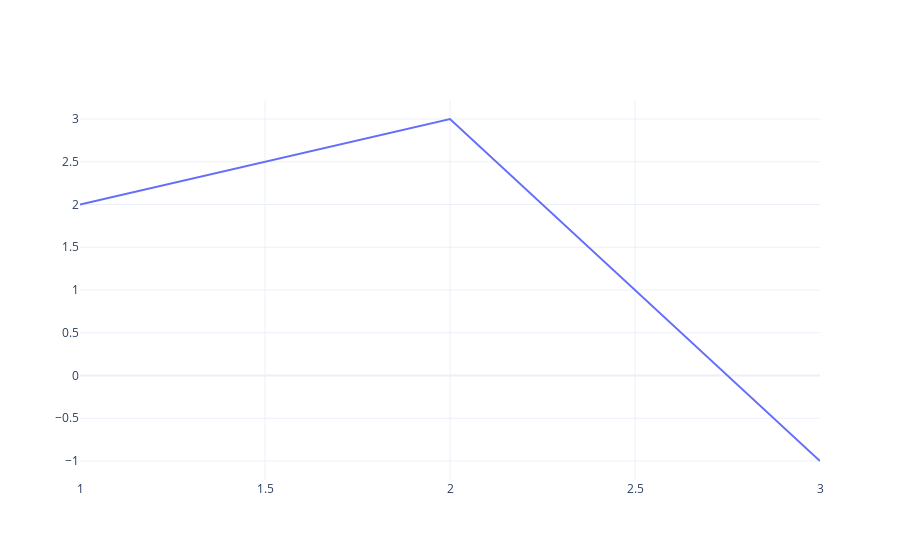

The notebook cell this image was saved under:
### Markdown cell above
`-` 예시2

### Code cell
fig = go.Figure()
scatter = go.Scatter(
    x=[1,2,3],y=[2,3,-1],
    mode='lines'
)
fig.add_trace(scatter)

### Figure 1 — Plotly figure (JSON) as saved in the notebook; plotly's stock layout.template omitted (floating-point values rounded to 4 significant figures)
{"data": [{"mode": "lines", "type": "scatter", "x": [1, 2, 3], "y": [2, 3, -1]}], "layout": {"autosize": true, "xaxis": {"autorange": true, "range": [1, 3], "type": "linear"}, "yaxis": {"autorange": true, "range": [-1.222, 3.222], "type": "linear"}}}
